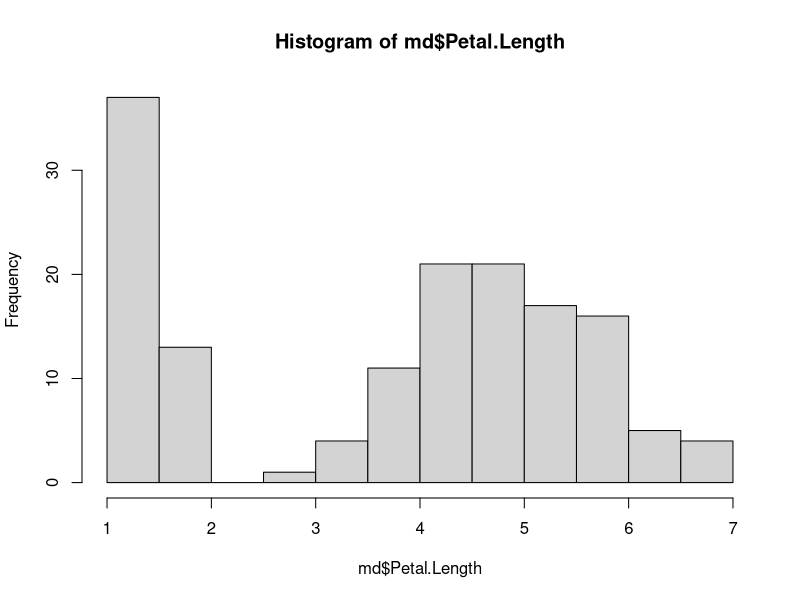
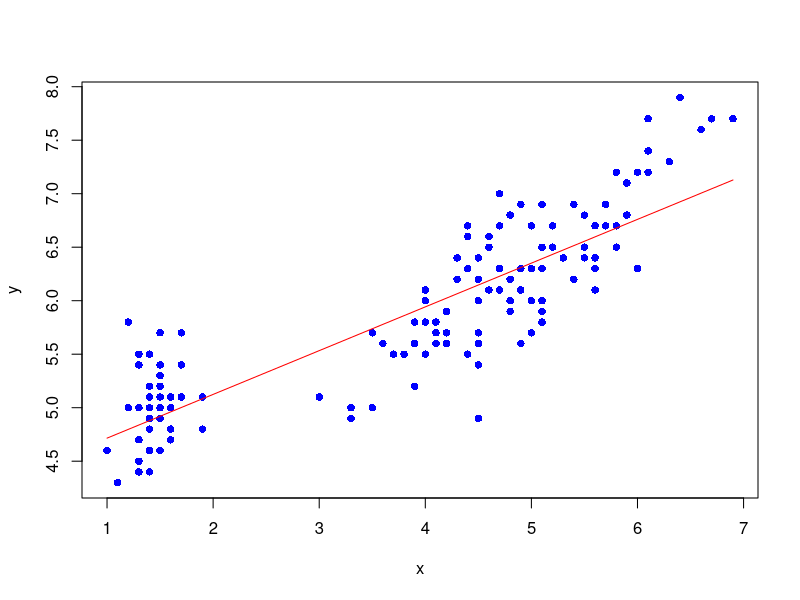

R code for these plots, in order: (Note: this script raises an error after producing the figures.)
#Codigo para problema 2
md <- iris
mean(md$Petal.Length)
sd(md$Petal.Length) #desviación típica
hist(md$Petal.Length) #hisotgrama
x<-md$Petal.Length
y<-md$Sepal.Length
m<- sum((x-mean(x))*(y-mean(y)))/sum((x-mean(x))^2) #formula m regresion lineal min cuad
b<-mean(y)-mean(x) #formula b regresion lineal min cuad
mod<- lm(y~x) #per ajustar models de regressio lineal(et calcula m i b)
summary(mod) #resumen estadistico del modelo de regresion lineal
ypredict <- predict(mod, data.frame(x=x)) #asignar prediccio de y mitjançant la recta de regressió lineal
plot(x,y, col='blue',pch=16)#plot dels punts en blau i no buits
lines(x, ypredict,col='red') #dibuixar linea
R^2<- sum((ypredict-mean(y))^2)/sum((y-mean(y))^2) #Coef de determinacion (error de la recta de regresion)
a
